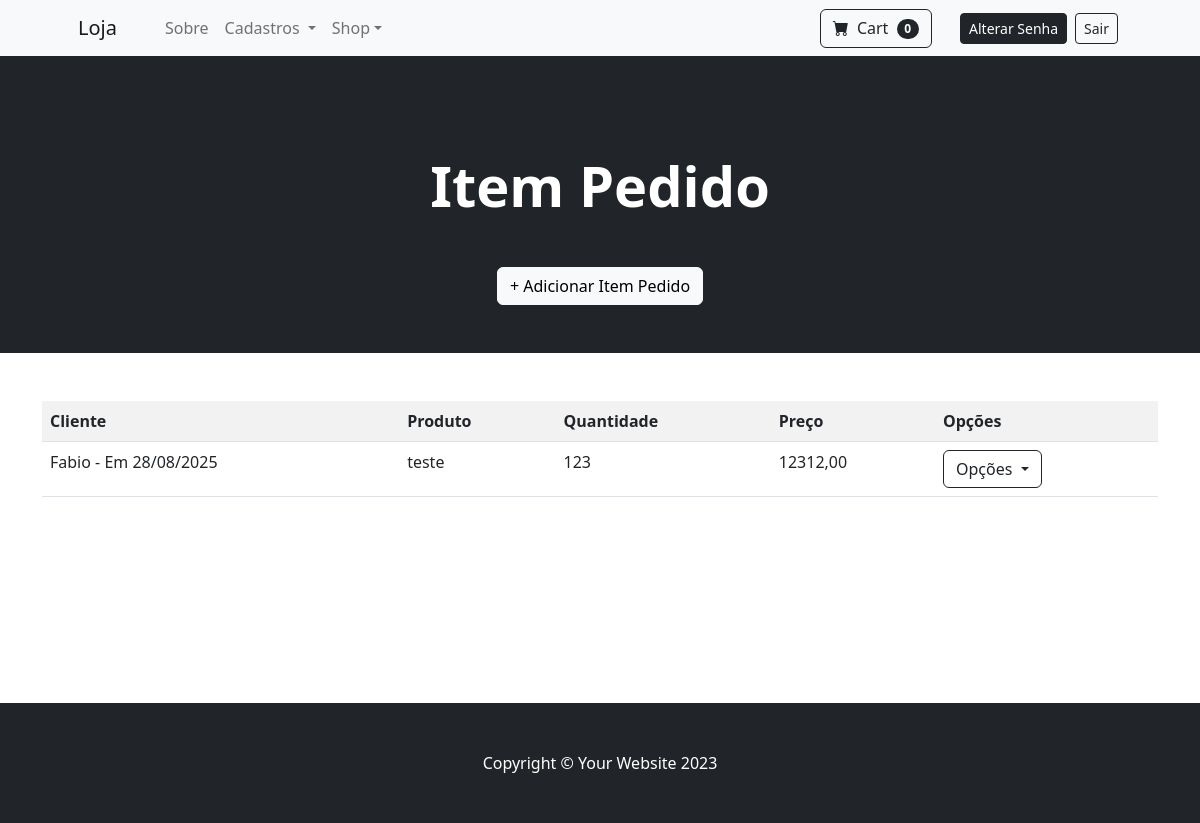
Screenshot of /cadastro/listar/item-pedido/= (signed in) with the database file from the repository.
### cadastros/models.py (models this page shows, shortened)
class ItemPedido(models.Model):
    pedido_por = models.ForeignKey(Usuario, on_delete=models.PROTECT)
    pedido = models.ForeignKey(Pedido, on_delete=models.PROTECT, null=True)
    produto = models.ForeignKey(Produto, on_delete=models.PROTECT)
    nome_produto = models.CharField(max_length=255)
    quantidade = models.PositiveIntegerField()
    preco = models.DecimalField(max_digits=10, decimal_places=2)

class Pedido(models.Model):
    pedido_por = models.ForeignKey(Usuario, on_delete=models.PROTECT)
    data_pedido = models.DateTimeField(auto_now_add=True)
    total= models.DecimalField(max_digits=10, decimal_places=2)
    status = models.CharField(
        max_length=11,
        choices=StatusPedido.choices,
        default=StatusPedido.PENDENTE
    )
    def __str__(self):
        return f"{self.pedido_por} - Em {self.data_pedido.strftime('%d/%m/%Y')}"

class Usuario(models.Model):
    usuario = models.OneToOneField(User, on_delete=models.CASCADE, related_name="usuario")
    nome = models.CharField(max_length=255)
    endereco = models.CharField(max_length=255)
    telefone = models.CharField(max_length=20)
    cpf = models.CharField(max_length=14, unique=True)
    tipo = models.CharField(
        max_length=20,
        choices=TipoUsuario.choices,
        default=TipoUsuario.CLIENTE
    )
    def __str__(self):
        return f'{self.nome}'

### cadastros/views.py (the view)
# urls.py: path("listar/item-pedido/=", ItemPedidoList.as_view(), name="listar-item-pedido"),
class ItemPedidoList(LoginRequiredMixin, ListView):
    login_url = reverse_lazy('login')
    template_name = "cadastros/listas/itemPedido.html"
    model = ItemPedido
    def get_queryset(self):
        if self.request.user.groups.filter(name='Administrador').exists():
            queryset = ItemPedido.objects.all()
        else:
            queryset = ItemPedido.objects.filter(pedido_por=self.request.user.usuario)
        return queryset

### cadastros/templates/cadastros/listas/itemPedido.html (shortened to what this page needs)
{% extends "paginasweb/modelos/index.html" %}
{% load static %}
{% block header %}
<header class="bg-dark py-5">
    <div class="container px-4 px-lg-5">
        <div class="text-center text-white">
            <h4 class="display-4 fw-bolder m-5">
                Item Pedido
            </h4>
            <a href="{% url 'cadastrar-item-pedido' %}" class="btn btn-light mb-0">
                + Adicionar Item Pedido
            </a>
        </div>
    </div>
</header>
{% endblock header %}
{% block conteudo %}
<div class="outer-container">
    <div class="inner-container container mt-5 mb-5">
        <table class="table table-striped">
            <tr>
                <th>Cliente</th>
                <th>Produto</th>
                <th>Quantidade</th>
                <th>Preço</th>
                <th>Opções</th>
            </tr>
            {% for object in object_list %}
            <tr>
                <td>{{ object.pedido }}</td>
                <td>{{ object.nome_produto }}</td>
                <td>{{ object.quantidade }}</td>
                <td>{{ object.preco }}</td>
                <td>
                    <div class="dropdown">
                        <button class="btn btn-outline-dark dropdown-toggle" type="button" data-bs-toggle="dropdown" aria-expanded="false">
                            Opções
                        </button>
                    </div>
                </td>
            </tr>
            {% empty %}
            <tr>
                <td colspan="3">Nenhum registro encontrado.</td>
            </tr>
            {% endfor %}
        </table>
    </div>
</div>
{% endblock conteudo %}

### cadastros/templates/cadastros/listas/itemPedido.html (style rules this page uses)
.outer-container { min-height: calc(100vh - 450px); display: flex; flex-direction: column; }
.inner-container { flex-grow: 1; }

### rows the page displays
ItemPedido: pedido "Fabio - Em 28/08/2025", nome_produto "teste", quantidade "123", preco "12312,00"
